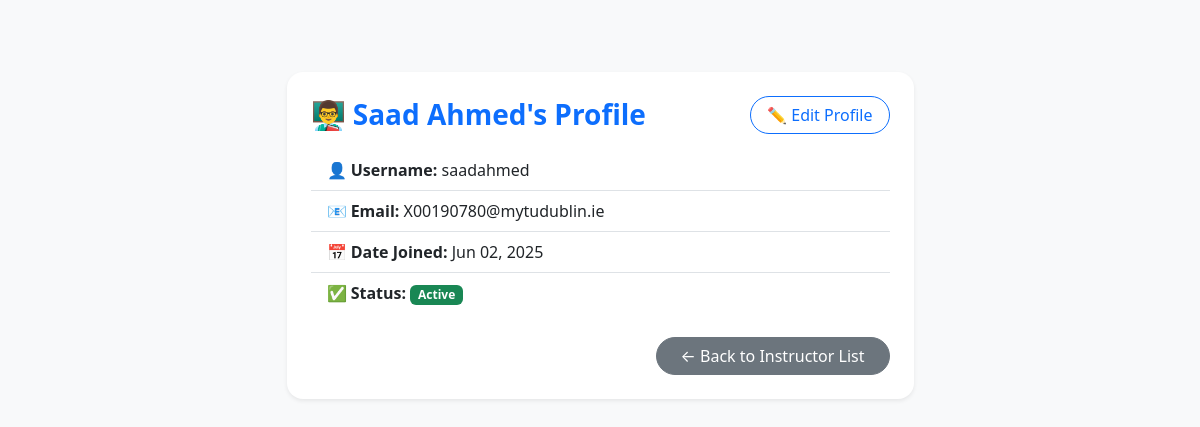
/dashboard/admin/instructor/3/ (signed in), run on the app's committed database.
### accounts/models.py (models this page shows, shortened)
class CustomUser(AbstractUser):
    ROLE_CHOICES = [
        ('student', 'Student'),
        ('instructor', 'Instructor'),
        ('admin', 'Admin'),
    ]
    role = models.CharField(max_length=20, choices=ROLE_CHOICES)
    phone_number = models.CharField(max_length=20, blank=True, null=True)
    profile_picture = models.ImageField(upload_to="instructors/", blank=True, null=True)
    def get_full_name(self):
        return f"{self.first_name} {self.last_name}".strip()

### dashboard/views.py (the view)
# urls.py: path('admin/instructor/<int:instructor_id>/', views.instructor_profile, name='instructor_profile'),
@staff_member_required
def instructor_profile(request, instructor_id):
    instructor = get_object_or_404(User, id=instructor_id, role='instructor')
    return render(request, 'dashboard/instructor_profile.html', {'instructor': instructor})

### templates/dashboard/instructor_profile.html
{% extends 'base.html' %}
{% block content %}
<div class="container mt-5">
    <div class="row justify-content-center">
        <div class="col-lg-7">
            <div class="card shadow-sm border-0 rounded-4">
                <div class="card-body p-4">
                    <div class="d-flex justify-content-between align-items-center mb-3">
                        <h3 class="mb-0 text-primary fw-bold">
                            👨‍🏫 {{ instructor.get_full_name }}'s Profile
                        </h3>
                        <a href="{% url 'edit_instructor_profile' %}"
                           class="btn btn-outline-primary rounded-pill px-3">
                            ✏️ Edit Profile
                        </a>
                    </div>
                    <ul class="list-group list-group-flush">
                        <li class="list-group-item">
                            <strong>👤 Username:</strong> {{ instructor.username }}
                        </li>
                        <li class="list-group-item">
                            <strong>📧 Email:</strong> {{ instructor.email }}
                        </li>
                        <li class="list-group-item">
                            <strong>📅 Date Joined:</strong> {{ instructor.date_joined|date:"M d, Y" }}
                        </li>
                        <li class="list-group-item">
                            <strong>✅ Status:</strong>
                            {% if instructor.is_active %}
                                <span class="badge bg-success">Active</span>
                            {% else %}
                                <span class="badge bg-danger">Inactive</span>
                            {% endif %}
                        </li>
                    </ul>
                    <div class="mt-4 text-end">
                        <a href="{% url 'view_all_instructors' %}"
                           class="btn btn-secondary rounded-pill px-4">
                            ← Back to Instructor List
                        </a>
                    </div>
                </div>
            </div>
        </div>
    </div>
</div>
{% endblock %}

### data on the page
CustomUser: get_full_name "Saad Ahmed", username "saadahmed", email "X00190780@mytudublin.ie", date_joined "Jun 02, 2025"
